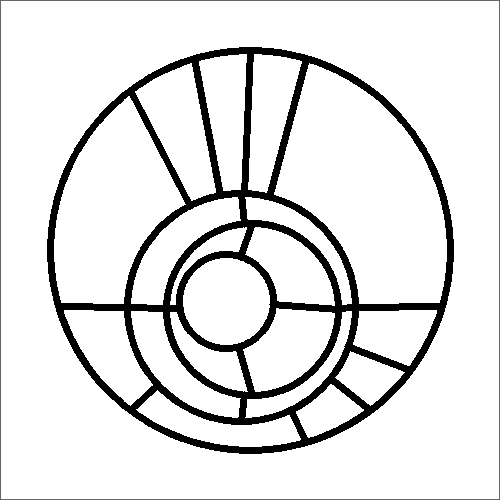
#> input picture image_processing_projects/pictures/made7.png, 500 x 500 px, found by its file name
$ python Findcircle.py
#> lines starting #> are read from the running program, lines starting #| are printed output that depends on the picture; after the words box and inside, x2 and y2 are one past the last pixel; in counts of white or black regions, pixels touching at a corner belong together
import cv2
import numpy as np

img = cv2.imread('made7.png',0)
#> img is the input picture: shape (500, 500); min 0, max 255, mean 226.3
img = cv2.medianBlur(img,5)
cimg = cv2.cvtColor(img,cv2.COLOR_GRAY2BGR)

circles = cv2.HoughCircles(img,cv2.HOUGH_GRADIENT,1,10,
                            param1=20,param2=70,minRadius=0,maxRadius =0)
#> circles = 13 rows, first 8: [240.5, 306.5, 110.3], [252.5, 309.5, 82.3], [239.5, 319.5, 105.2], [232.5, 297.5, 104.9], [260.5, 297.5, 96.1], [229.5, 313.5, 104.8], [212.5, 285.5, 152.3], [243.5, 294.5, 105.5]
j = 0
x = 0
y = 0
circles = np.uint16(np.around(circles))
#> circles = 13 rows, first 8: [240, 306, 110], [252, 310, 82], [240, 320, 105], [232, 298, 105], [260, 298, 96], [230, 314, 105], [212, 286, 152], [244, 294, 106]
for i in circles[0,:]:
    # draw the outer circle
    j+=1
    cv2.circle(cimg,(i[0],i[1]),i[2],(0,255,0),2)
    # draw the center of the circle
    cv2.circle(cimg,(i[0],i[1]),2,(0,0,255),3)
    x+=i[0]
    y+=i[0]
#> this loop made 13 passes
#> (i, x, y) on passes 1 to 12: ([240, 306, 110], 240, 240), ([252, 310, 82], 492, 492), ([240, 320, 105], 732, 732), ([232, 298, 105], 964, 964), ([260, 298, 96], 1224, 1224), ([230, 314, 105], 1454, 1454), ([212, 286, 152], 1666, 1666), ([244, 294, 106], 1910, 1910), ([254, 320, 93], 2164, 2164), ([222, 302, 46], 2386, 2386), ([224, 324, 121], 2610, 2610), ([260, 284, 88], 2870, 2870)
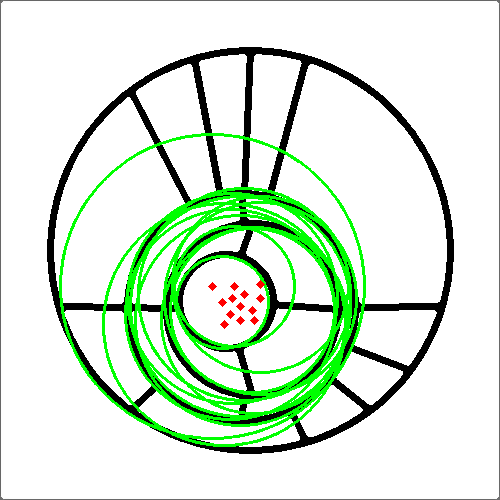
#> cimg: shape (500, 500, 3); mean B, G, R 213.8, 233.3, 214.3
#> after the loop, j = 13; x = 3104; y = 3104
x = (int(x/j))
#> x = 238
y = (int(y/j))
#> y = 238
cv2.circle(cimg,(x,y),2,(255,0,0),3)
#> cimg: shape (500, 500, 3); 0.02% of pixels changed, all inside (x1, y1, x2, y2) = (234, 234, 243, 243)
print(j,x,y)
#| 13 238 238
cv2.imshow('detected circles',cimg)
k = cv2.waitKey(0)
#> (key Esc is pressed here)
if k == 27:         # wait for ESC key to exit
    cv2.destroyAllWindows()
elif k == ord('s'): # wait for 's' key to save and exit
    cv2.imwrite('/home/kriskim/Documents/Python/FindCircle/circled_eye.png',cimg)
    cv2.destroyAllWindows()

$ run again, with image_processing_projects/pictures/made15.png copied over image_processing_projects/pictures/made7.png
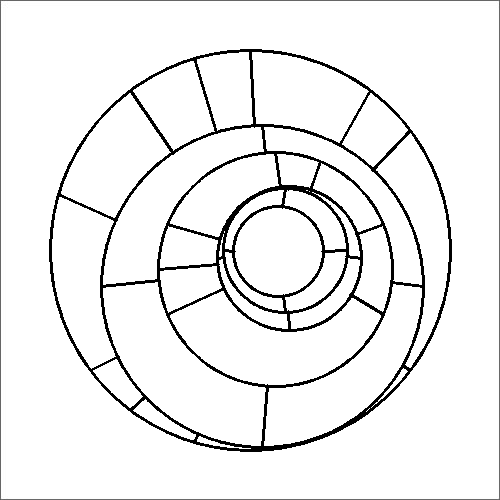
#> input picture image_processing_projects/pictures/made15.png, 500 x 500 px, found by its file name
#> img is the input picture: shape (500, 500); min 0, max 255, mean 238.7
#> `circles = cv2.HoughCircles(img,cv2.HOUGH_GRADIENT,1,10, param1=20,para..`: circles = 28 rows, first 8: [250.5, 251.5, 199.9], [261.5, 285.5, 159.6], [275.5, 268.5, 115.3], [260.5, 253.5, 190.6], [239.5, 249.5, 191.7], [288.5, 258.5, 73.3], [250.5, 239.5, 191.6], [245.5, 260.5, 189.8]
#> `circles = np.uint16(np.around(circles))`: circles = 28 rows, first 8: [250, 252, 200], [262, 286, 160], [276, 268, 115], [260, 254, 191], [240, 250, 192], [288, 258, 73], [250, 240, 192], [246, 260, 190]
#> the loop `for i in circles[0,:]:` made 28 passes
#> (i, x, y) on passes 1 to 8: ([250, 252, 200], 250, 250), ([262, 286, 160], 512, 512), ([276, 268, 115], 788, 788), ([260, 254, 191], 1048, 1048), ([240, 250, 192], 1288, 1288), ([288, 258, 73], 1576, 1576), ([250, 240, 192], 1826, 1826), ([246, 260, 190], 2072, 2072)
#> after the loop `for i in circles[0,:]:`:
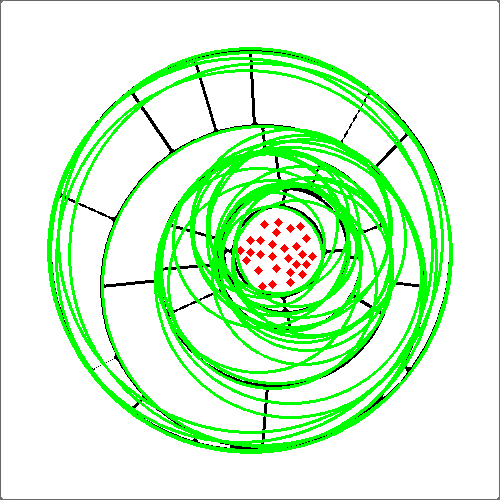
#> cimg: shape (500, 500, 3); mean B, G, R 206.7, 248.4, 207.9
#> after the loop `for i in circles[0,:]:`: j = 28; x = 7798
#> `x = (int(x/j))`: x = 278
#| 28 278 278

$ run again, with image_processing_projects/pictures/made18.png copied over image_processing_projects/pictures/made7.png
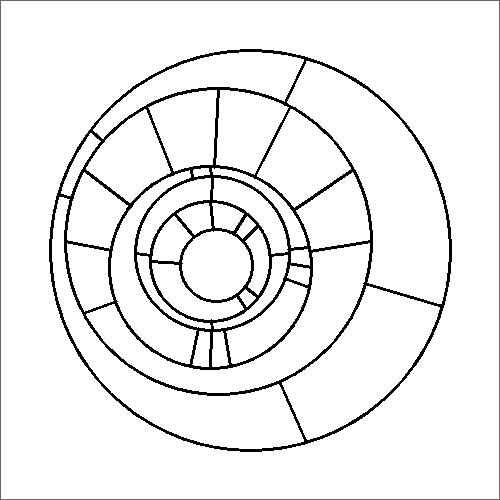
#> input picture image_processing_projects/pictures/made18.png, 500 x 500 px, found by its file name
#> img is the input picture: shape (500, 500); min 0, max 255, mean 238.6
#> `circles = cv2.HoughCircles(img,cv2.HOUGH_GRADIENT,1,10, param1=20,para..`: circles = 20 rows, first 8: [251.5, 249.5, 200], [217.5, 239.5, 153], [210.5, 266.5, 102], [212.5, 254.5, 76.9], [239.5, 264.5, 183.1], [200.5, 268.5, 94.4], [202.5, 253.5, 84.5], [192.5, 279.5, 108.1]
#> `circles = np.uint16(np.around(circles))`: circles = 20 rows, first 8: [252, 250, 200], [218, 240, 153], [210, 266, 102], [212, 254, 77], [240, 264, 183], [200, 268, 94], [202, 254, 84], [192, 280, 108]
#> the loop `for i in circles[0,:]:` made 20 passes
#> (i, x, y) on passes 1 to 8: ([252, 250, 200], 252, 252), ([218, 240, 153], 470, 470), ([210, 266, 102], 680, 680), ([212, 254, 77], 892, 892), ([240, 264, 183], 1132, 1132), ([200, 268, 94], 1332, 1332), ([202, 254, 84], 1534, 1534), ([192, 280, 108], 1726, 1726)
#> after the loop `for i in circles[0,:]:`:
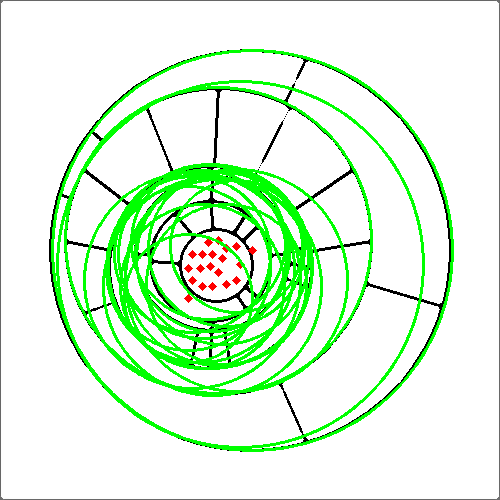
#> cimg: shape (500, 500, 3); mean B, G, R 218.9, 247.3, 219.7
#> after the loop `for i in circles[0,:]:`: j = 20; x = 4280
#> `x = (int(x/j))`: x = 214
#| 20 214 214
